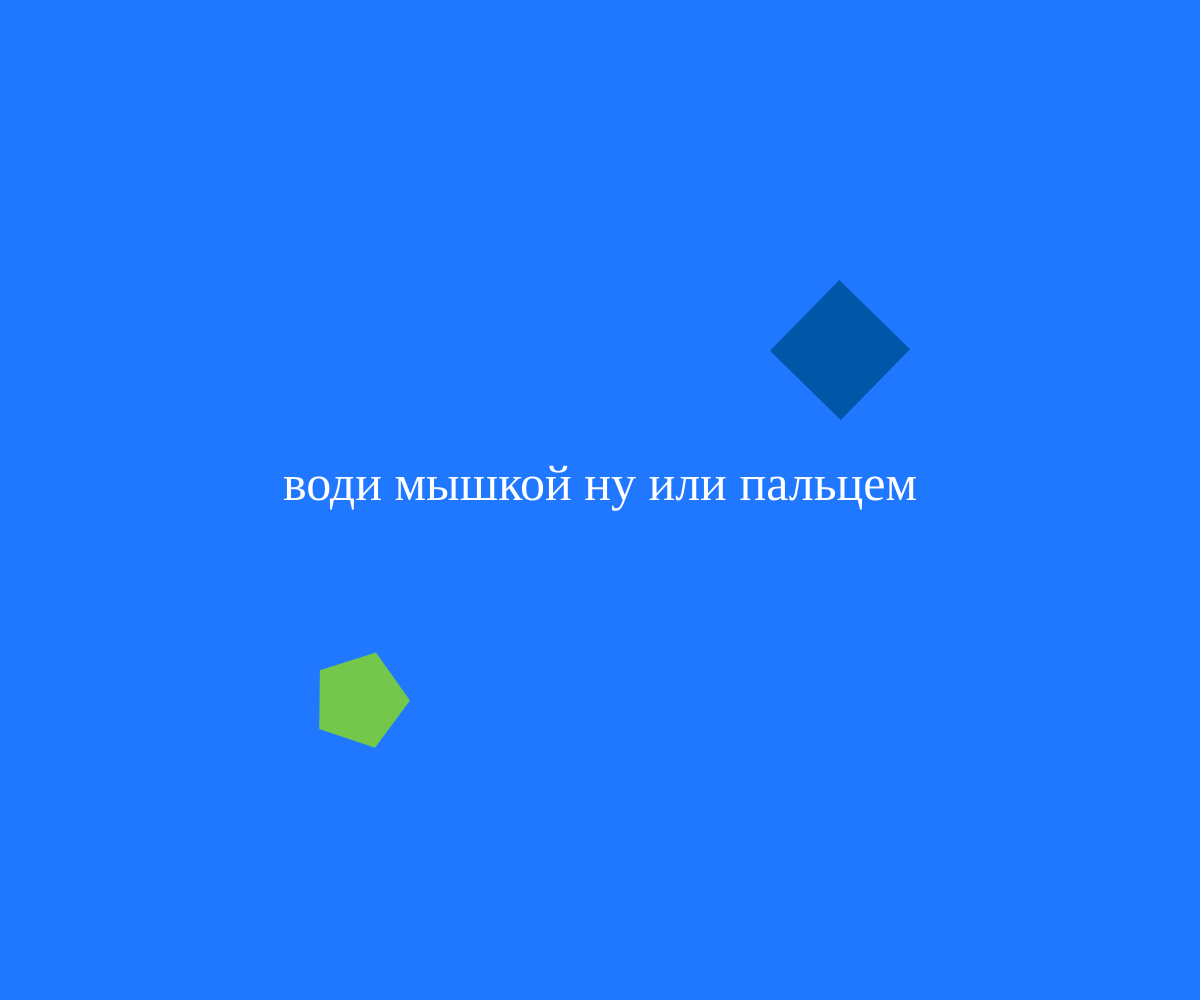
Frame 1 (no input)
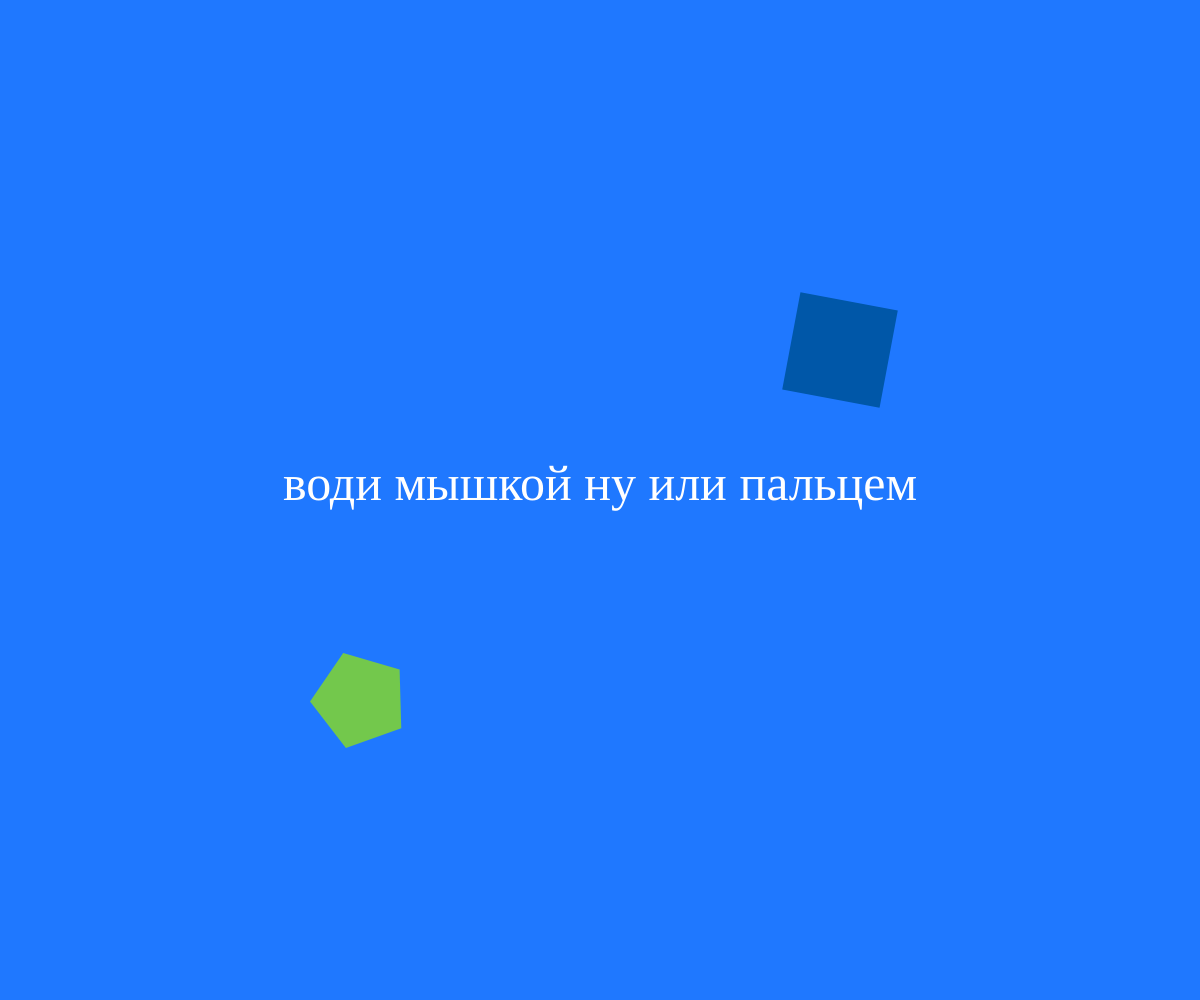
Frame 60 (no input)
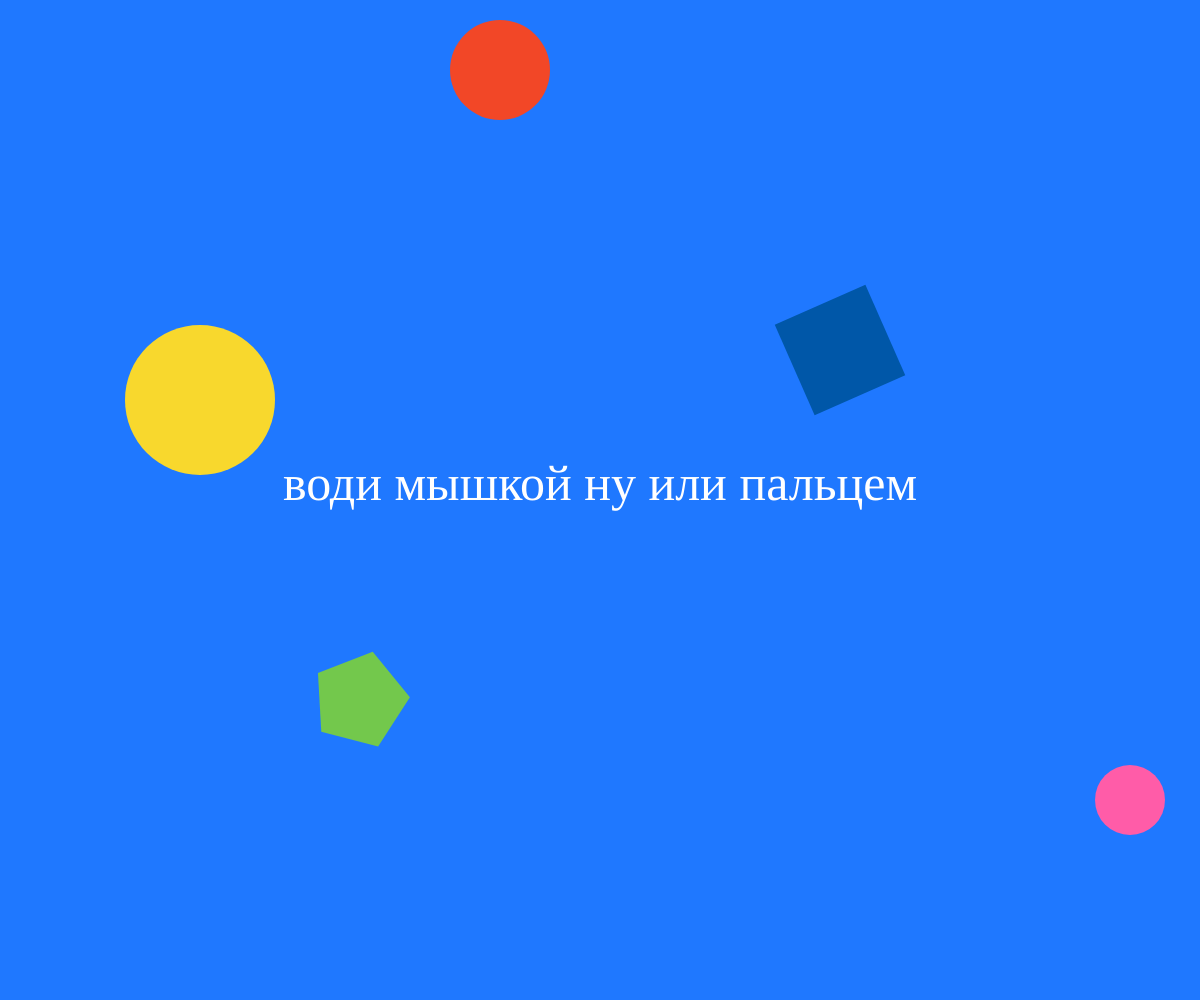
Frame 120 (the mouse pressed at the canvas centre since frame 60)

The p5.js sketch that drew these frames (run headless with seeded random() and noise() and a simulated clock; from frame 60 on, the mouse is pressed at the canvas centre):

// p5.js sketch
// ── sketch.js
function setup() {
createCanvas(windowWidth, windowHeight);
}

function windowResized() {
resizeCanvas(windowWidth, windowHeight);
}

function draw() {
background(31, 120, 255);
// display()

noStroke()
fill(242, 71, 39)
rect(270, 470, mouseX, 80, 30);

// 270 — расстояние от левого края
// 470 — рассстояние от верхнего края
// mouseX - увеличение ширины по горизонтали
// 80 — высота
// 30 — сглаживание
}
function setup() {
createCanvas(windowWidth, windowHeight);
}

function windowResized() {
resizeCanvas(windowWidth, windowHeight);
}

function draw() {
  background(31, 120, 255);
  textFont('Arial Black');
  textSize(50);
  noStroke()
  textAlign(CENTER)

  let x = mouseX;
  let y = mouseY;
  let ix = width - mouseX;  // Inverse X
  let iy = height - mouseY; // Inverse Y

  fill(242, 71, 39)
  ellipse(mouseX-100, 70, 100, 100); //красный круг

  // ellipse(mouseX-100, 70, mouseX*2, 100); //красный круг

  fill(248, 216, 45)
  ellipse(mouseX/2-100, height * 0.4, 150, 150); //желтый круг

  fill(255, 92, 168)
  ellipse(mouseX*2-70, height * 0.8, 70, 70); //розовый круг


  fill(115, 200, 76)
  push();
  translate(width * 0.3, height * 0.7);
  rotate(frameCount / 100.0);
  polygon(0, 0, 50, 5); //зеленая фигура
  pop();

  fill(0, 87, 168)
  push();
  translate(width * 0.7, height * 0.35);
  rotate(frameCount / -100.0);
  polygon(0, 0, 70, 4); //синяя фигура
  pop();

  fill(255)
  text("води мышкой ну или пальцем", width/2, height/2)
}

function polygon(x, y, radius, npoints) {
  let angle = TWO_PI / npoints;
  beginShape();
  for (let a = 0; a < TWO_PI; a += angle) {
    let sx = x + cos(a) * radius;
    let sy = y + sin(a) * radius;
    vertex(sx, sy);
  }
  endShape(CLOSE);
}
